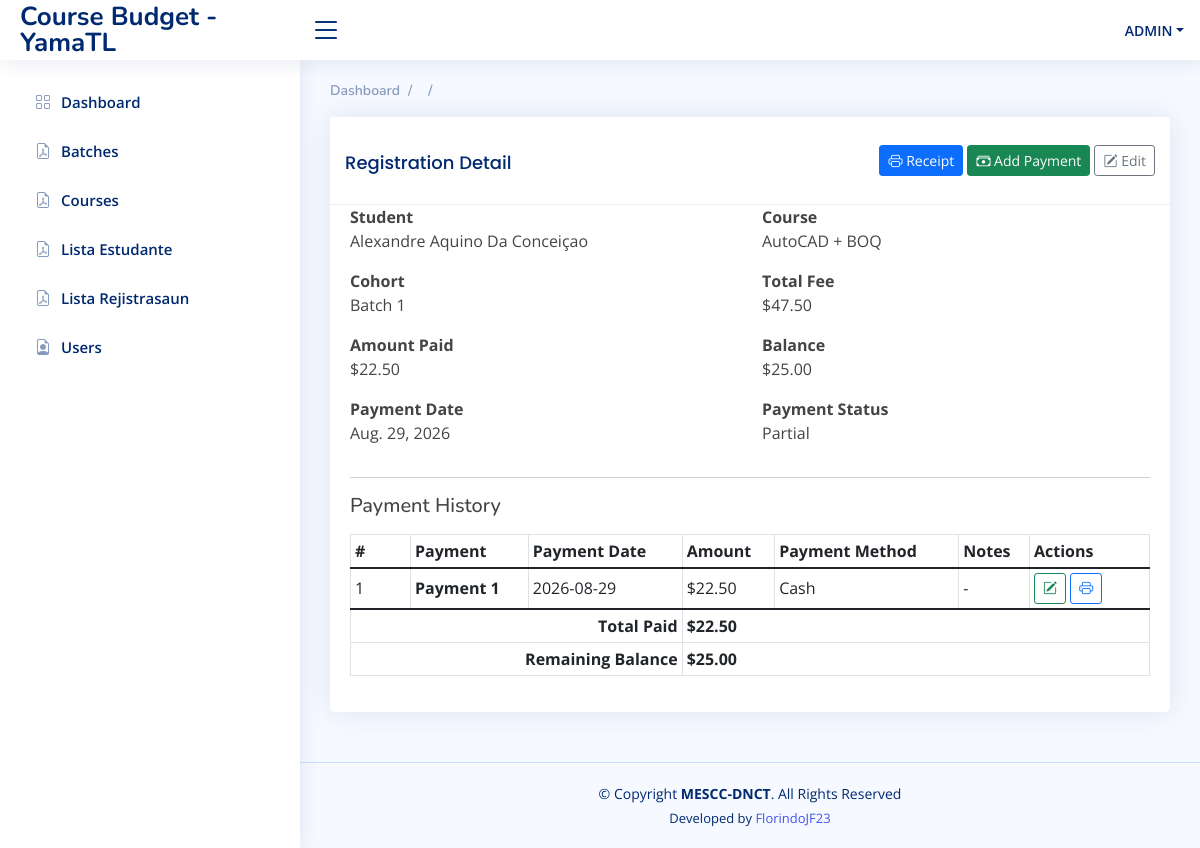
The page /courses/registrations/29/ (signed in) on the database its author committed.
### courses/models.py (models this page shows, shortened)
class Registration(models.Model):
    PAYMENT_METHOD_CHOICES = [
        ("Cash", "Cash"),
        ("Bank Transfer", "Bank Transfer"),
        ("Mobile Payment", "Mobile Payment"),
    ]
    student = models.ForeignKey(Student, on_delete=models.PROTECT, related_name="registrations")
    cohort = models.ForeignKey(Cohort, on_delete=models.PROTECT, related_name="registrations")
    course_fee = models.DecimalField(max_digits=10, decimal_places=2, null=True, blank=True)
    registration_fee = models.DecimalField(max_digits=10, decimal_places=2, default=Decimal("2.50"))
    amount_paid = models.DecimalField(max_digits=10, decimal_places=2, default=Decimal("0.00"))
    payment_method = models.CharField(max_length=50, choices=PAYMENT_METHOD_CHOICES, blank=True)
    payment_date = models.DateField(null=True, blank=True)
    notes = models.TextField(blank=True)
    payment_history = models.JSONField(default=list, blank=True)
    created_at = models.DateTimeField(auto_now_add=True)
    updated_at = models.DateTimeField(auto_now=True)
    class Meta:
        ordering = ["-created_at"]
    @property
    def total_fee(self):
        course_fee = self.course_fee or Decimal("0.00")
        registration_fee = self.registration_fee or Decimal("0.00")
        return course_fee + registration_fee
    @property
    def balance(self):
        amount_paid = self.amount_paid or Decimal("0.00")
        return self.total_fee - amount_paid
    @property
    def payment_status(self):
        amount_paid = self.amount_paid or Decimal("0.00")
        if amount_paid <= 0:
            return "Unpaid"
        if amount_paid < self.total_fee:
            return "Partial"
        return "Paid"

class Student(models.Model):
    SEX_CHOICES = [
        ("Male", "Male"),
        ("Female", "Female"),
    ]
    reg_no = models.CharField(max_length=30, unique=True)
    full_name = models.CharField(max_length=200)
    sex = models.CharField(max_length=10,choices=SEX_CHOICES,blank=True,)
    education_semester = models.PositiveIntegerField(null=True, blank=True)
    study_program = models.CharField(max_length=200, blank=True)
    birth_date = models.DateField(null=True, blank=True)
    email = models.EmailField(blank=True)
    phone = models.CharField(max_length=30, blank=True)
    address = models.TextField(blank=True)
    created_at = models.DateTimeField(auto_now_add=True)
    class Meta:
        ordering = ["full_name"]

class Cohort(models.Model):
    course = models.ForeignKey(Course, on_delete=models.PROTECT, related_name="cohorts")
    name = models.CharField(max_length=100)
    start_date = models.DateField()
    end_date = models.DateField(null=True, blank=True)
    registration_open = models.BooleanField(default=True)
    created_at = models.DateTimeField(auto_now_add=True)
    class Meta:
        ordering = ["-start_date"]

class Course(models.Model):
    code = models.CharField(max_length=20, unique=True)
    name = models.CharField(max_length=100, unique=True)
    fee = models.DecimalField(max_digits=10, decimal_places=2)
    active = models.BooleanField(default=True)
    created_at = models.DateTimeField(auto_now_add=True)
    class Meta:
        ordering = ["name"]

### courses/views.py (the view, shortened to what this page needs)
# urls.py: path("registrations/<int:pk>/", views.registration_detail, name="registration_detail"),
@login_required
def registration_detail(request, pk):
    registration = get_object_or_404(
        Registration.objects.select_related(
            "student",
            "cohort",
            "cohort__course"
        ),
        pk=pk
    )
    payment_history = registration.payment_history or []
    return render(
        request,
        "courses/registration_detail.html",
        {
            "registration": registration,
            "payment_history": payment_history,
        }
    )

### main/Session_TimeoutMiddleware.py (called while the page is built)
	def __call__(self, request):
		if request.session.modified:
			logger.info('Session modified at: %s', timezone.now())
			request.session['_session_last_activity'] = str(timezone.now())
		response = self.get_response(request)
		return response

### main/context_processor.py (called while the page is built)
def core_data(request):
    core_data = Core.objects.filter(is_active=True).first()  # Or any other query you need
    return {'cores': core_data}

### courses/templates/courses/registration_detail.html
{% extends 'main/base.html' %}
{% block content %}
<section class="section">
    <div class="row">
        <div class="col-lg-12">
            <div class="card">
                <div class="card-header d-flex justify-content-between align-items-center">
                    <h5 class="card-title mb-0">Registration Detail</h5>
                    <div>
                        <a href="{% url 'registration_receipt_pdf' registration.id %}"
                           target="_blank"
                           class="btn btn-sm btn-primary">
                            <i class="bi bi-printer"></i> Receipt
                        </a>
                        <a href="{% url 'add_payment' registration.id %}"
                           class="btn btn-sm btn-success">
                            <i class="bi bi-cash-stack"></i> Add Payment
                        </a>
                        <a href="{% url 'registration_update' registration.id %}"
                           class="btn btn-sm btn-outline-secondary">
                            <i class="bi bi-pencil-square"></i> Edit
                        </a>
                    </div>
                </div>
                <div class="card-body">
                    <div class="row">
                        <div class="col-md-6">
                            <strong>Student</strong>
                            <p>{{ registration.student.full_name }}</p>
                        </div>
                        <div class="col-md-6">
                            <strong>Course</strong>
                            <p>{{ registration.cohort.course.name }}</p>
                        </div>
                        <div class="col-md-6">
                            <strong>Cohort</strong>
                            <p>{{ registration.cohort.name }}</p>
                        </div>
                        <div class="col-md-6">
                            <strong>Total Fee</strong>
                            <p>${{ registration.total_fee|floatformat:2 }}</p>
                        </div>
                        <div class="col-md-6">
                            <strong>Amount Paid</strong>
                            <p>${{ registration.amount_paid|floatformat:2 }}</p>
                        </div>
                        <div class="col-md-6">
                            <strong>Balance</strong>
                            <p>${{ registration.balance|floatformat:2 }}</p>
                        </div>
                        <div class="col-md-6">
                            <strong>Payment Date</strong>
                            <p>{{ registration.payment_date }}</p>
                        </div>
                        <div class="col-md-6">
                            <strong>Payment Status</strong>
                            <p>{{ registration.payment_status }}</p>
                        </div>
                    </div>
                    <hr>
<h5 class="mb-3">Payment History</h5>
<div class="table-responsive">
    <table class="table table-sm table-bordered align-middle">
        <thead>
            <tr>
                <th style="width: 60px;">#</th>
                <th>Payment</th>
                <th>Payment Date</th>
                <th>Amount</th>
                <th>Payment Method</th>
                <th>Notes</th>
                <th style="width: 120px;">Actions</th>
            </tr>
        </thead>
        <tbody>
            {% for payment in payment_history %}
            <tr>
                <td>
                    {{ forloop.counter }}
                </td>
                <td>
                    <strong>Payment {{ forloop.counter }}</strong>
                </td>
                <td>
                    {{ payment.date }}
                </td>
                <td>
                    ${{ payment.amount }}
                </td>
                <td>
                    {{ payment.method }}
                </td>
                <td>
                    {{ payment.notes|default:"-" }}
                </td>
                <td>
                    <a href="{% url 'edit_payment' registration.id forloop.counter0 %}"
                       class="btn btn-sm btn-outline-success"
                       title="Edit Payment">
                        <i class="bi bi-pencil-square"></i>
                    </a>
                    <a href="{% url 'payment_receipt_pdf' registration.id forloop.counter0 %}"
                       target="_blank"
                       class="btn btn-sm btn-outline-primary"
                       title="Print Payment Receipt">
                        <i class="bi bi-printer"></i>
                    </a>
                </td>
            </tr>
            {% empty %}
            <tr>
                <td colspan="7" class="text-center">
                    No payment history found.
                </td>
            </tr>
            {% endfor %}
        </tbody>
        <tfoot>
            <tr>
                <th colspan="3" class="text-end">
                    Total Paid
                </th>
                <th colspan="4">
                    ${{ registration.amount_paid|floatformat:2 }}
                </th>
            </tr>
            <tr>
                <th colspan="3" class="text-end">
                    Remaining Balance
                </th>
                <th colspan="4">
                    ${{ registration.balance|floatformat:2 }}
                </th>
            </tr>
        </tfoot>
    </table>
</div>
                </div>
            </div>
        </div>
    </div>
</section>
{% endblock content %}

### main/templates/main/header.html (shortened to what this page needs)
    {% load static %}
    <div class="d-flex align-items-center justify-content-between">
        <a href="{% url 'dashboard2' %}" class="logo d-flex align-items-center">
          <span class="d-none d-md-block">Course Budget - YamaTL</span>
        </a>
        <i class="bi bi-list toggle-sidebar-btn"></i>
      </div>
      <nav class="header-nav ms-auto">
        <ul class="d-flex align-items-center">
          <li class="nav-item dropdown pe-3">
            <a class="nav-link nav-profile d-flex align-items-center pe-0" href="#" data-bs-toggle="dropdown">
              <span class="d-none d-md-block dropdown-toggle ps-2">{{ request.user.username|upper }}</span>
            </a>
          </li>
        </ul>
      </nav>

### static/main/assets/css/style.css (style rules this page uses)
:root { scroll-behavior: smooth; }
body { font-family: "Open Sans", sans-serif; background: #f6f9ff; color: #444444; }
a { color: #4154f1; text-decoration: none; }
h1, h2, h3, h4, h5, h6 { font-family: "Nunito", sans-serif; }
.card { margin-bottom: 30px; border: none; border-radius: 5px; box-shadow: 0px 0 30px rgba(1, 41, 112, 0.1); }
.card-header, .card-footer { border-color: #ebeef4; background-color: #fff; color: #798eb3; padding: 15px; }
.card-title { padding: 20px 0 15px 0; font-size: 18px; font-weight: 500; color: #012970; font-family: "Poppins", sans-serif; }
.card-body { padding: 0 20px 20px 20px; }
.logo { line-height: 1; }
@media (min-width: 1200px) { .logo { width: 280px; } }
.logo span { font-size: 26px; font-weight: 700; color: #012970; font-family: "Nunito", sans-serif; }
.header .toggle-sidebar-btn { font-size: 32px; padding-left: 10px; cursor: pointer; color: #012970; }
.header-nav ul { list-style: none; }
.header-nav > ul { margin: 0; padding: 0; }
.header-nav .nav-profile { color: #012970; }
.header-nav .nav-profile span { font-size: 14px; font-weight: 600; }

### rows shown on the page
Registration: student.full_name "Alexandre Aquino Da Conceiçao", cohort.course.name "AutoCAD + BOQ", cohort.name "Batch 1", total_fee "47.50", amount_paid "22.50", balance "25.00", payment_date "Aug. 29, 2026", payment_status "Partial", date "2026-08-29", amount "22.50", method "Cash", notes "-"

### other values the page prints
{{ request.user.username|upper }} "ADMIN"
